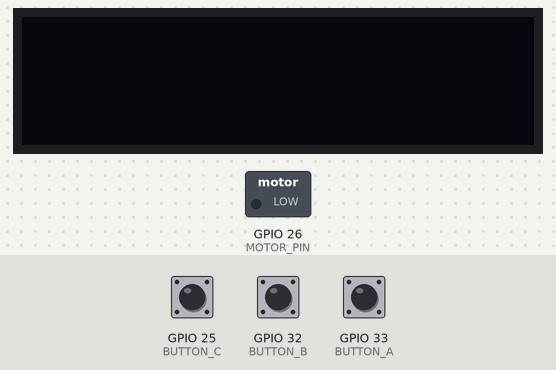
Simulated run of this sketch. Board: ESP32. Parts: 128×32 one-colour display, switched loads named in the sketch (green lamp = pin HIGH). The test bench sets the inputs (shaded band); at power-on: GPIO 25 (BUTTON_C) HIGH, GPIO 32 (BUTTON_B) HIGH, GPIO 33 (BUTTON_A) HIGH. The display library's start-up logo is not drawn.

Above: at 3.2 s.
3.3 s: GPIO 25 (BUTTON_C) pulled LOW for 0.15 s
At 4.2 s:
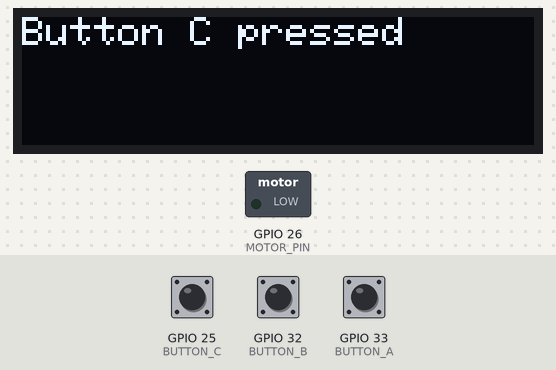
4.9 s: GPIO 32 (BUTTON_B) pulled LOW for 1 s
At 6.2 s:
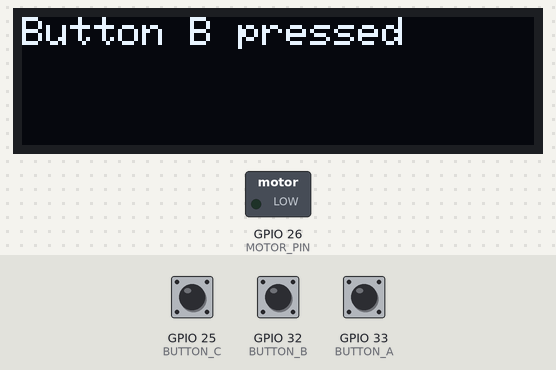
7.4 s: GPIO 33 (BUTTON_A) pulled LOW for 0.15 s
At 8.6 s:
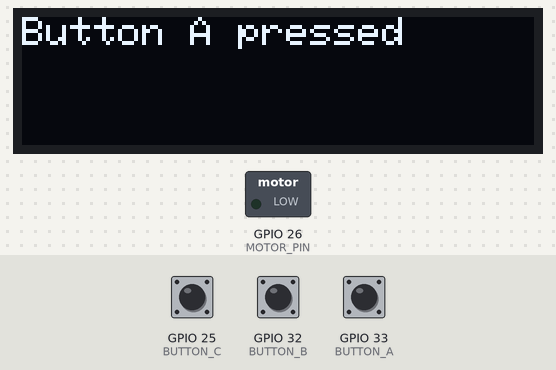
9.0 s: GPIO 25 (BUTTON_C) pulled LOW for 1 s
At 10.6 s:
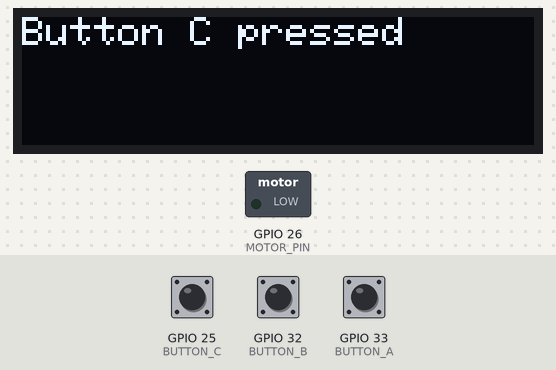
11.5 s: GPIO 33 (BUTTON_A) pulled LOW for 1 s
At 12.9 s:
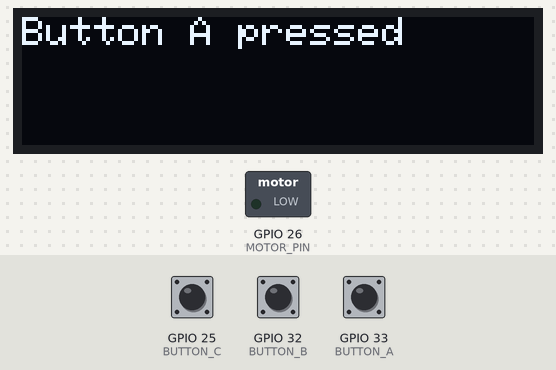
Timing chart, 0 to 14.5 s (numbered marks = the images above; inputs shaded):
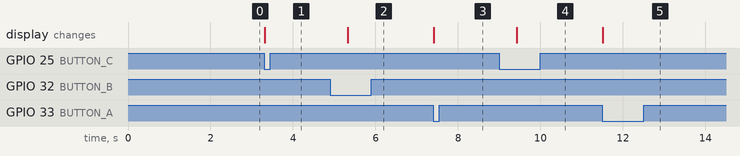

Measured:
- after the input at 3.3 s, the display: changes at once (image 1)
- after the input at 4.9 s, the display: changes after 0.43 s (image 2)
- after the input at 7.4 s, the display: changes at once (image 3)
- after the input at 9.0 s, the display: changes after 0.43 s (image 4)
- after the input at 11.5 s, the display: changes at once (image 5)

The sketch:

Vibe_Test.ino
```cpp
#include <Adafruit_GFX.h>
#include <Adafruit_SSD1306.h>

#define SCREEN_WIDTH 128
#define SCREEN_HEIGHT 32

#define OLED_RESET -1
Adafruit_SSD1306 display(SCREEN_WIDTH, SCREEN_HEIGHT, &Wire, OLED_RESET);

#define MOTOR_PIN 26
#define BUTTON_A 33
#define BUTTON_B 32
#define BUTTON_C 25

void setup() {
  Serial.begin(9600);
  pinMode(MOTOR_PIN, OUTPUT);
  pinMode(BUTTON_A, INPUT_PULLUP);
  pinMode(BUTTON_B, INPUT_PULLUP);
  pinMode(BUTTON_C, INPUT_PULLUP);

  if(!display.begin(SSD1306_SWITCHCAPVCC, 0x3C)) {
    Serial.println(F("SSD1306 allocation failed"));
    for(;;);
  }

  display.display();
  delay(2000);
  display.clearDisplay();
}

void loop() {
  if (digitalRead(BUTTON_A) == LOW) {
    vibratePattern(1);
    displayMessage("Button A pressed");
  }

  if (digitalRead(BUTTON_B) == LOW) {
    vibratePattern(2);
    displayMessage("Button B pressed");
  }

  if (digitalRead(BUTTON_C) == LOW) {
    vibratePattern(3);
    displayMessage("Button C pressed");
  }
}

void vibratePattern(int pattern) {
  switch(pattern) {
    case 1:
      // Implement your first vibration pattern
      break;
    case 2:
      // Implement your second vibration pattern
      break;
    case 3:
      // Implement your third vibration pattern
      break;
    default:
      // Default pattern or error handling
      break;
  }
}

void displayMessage(String message) {
  display.clearDisplay();
  display.setTextSize(1);
  display.setTextColor(SSD1306_WHITE);
  display.setCursor(0,0);
  display.println(message);
  display.display();
  delay(2000); // Display the message for 2 seconds
}
```
